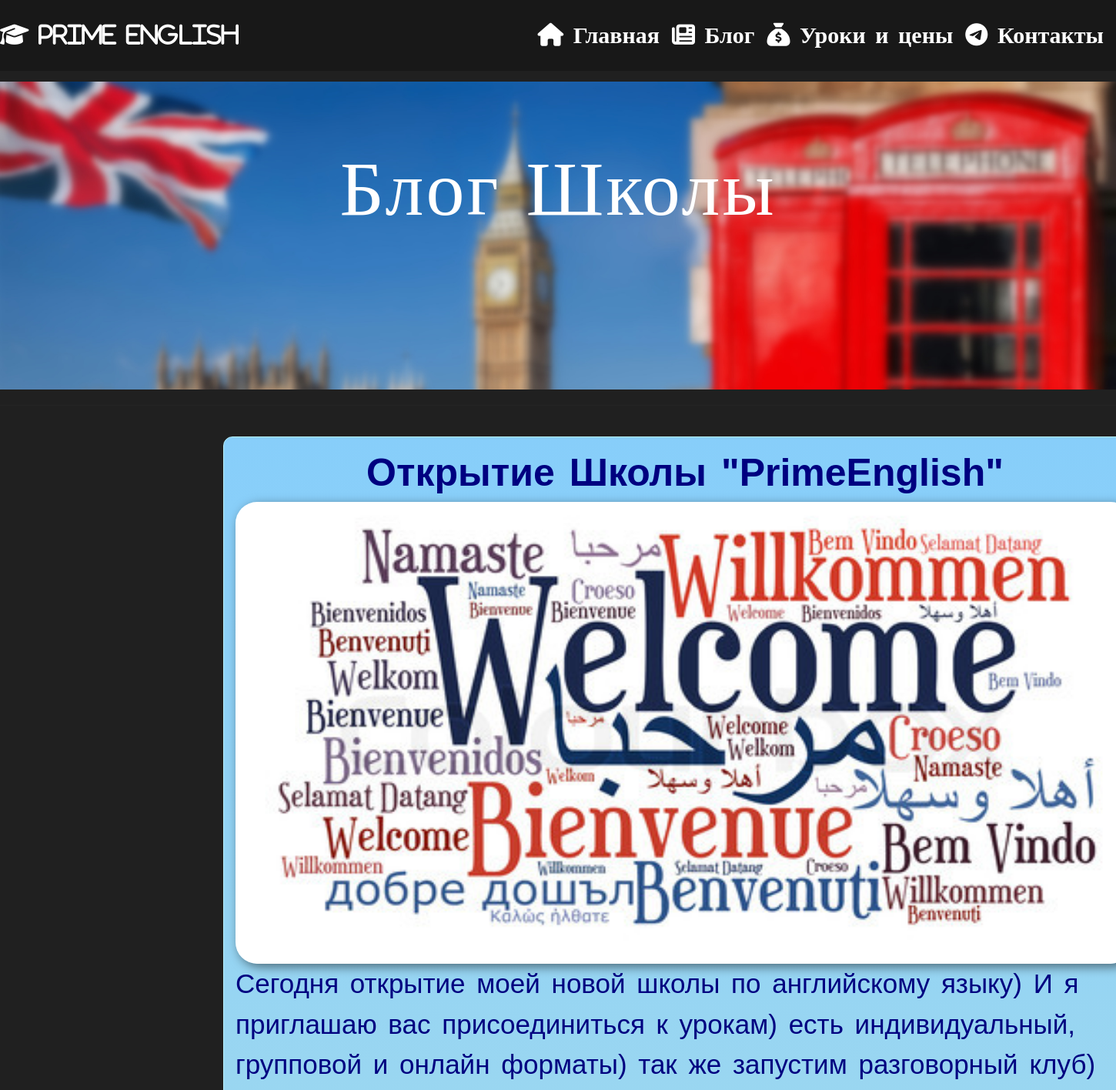
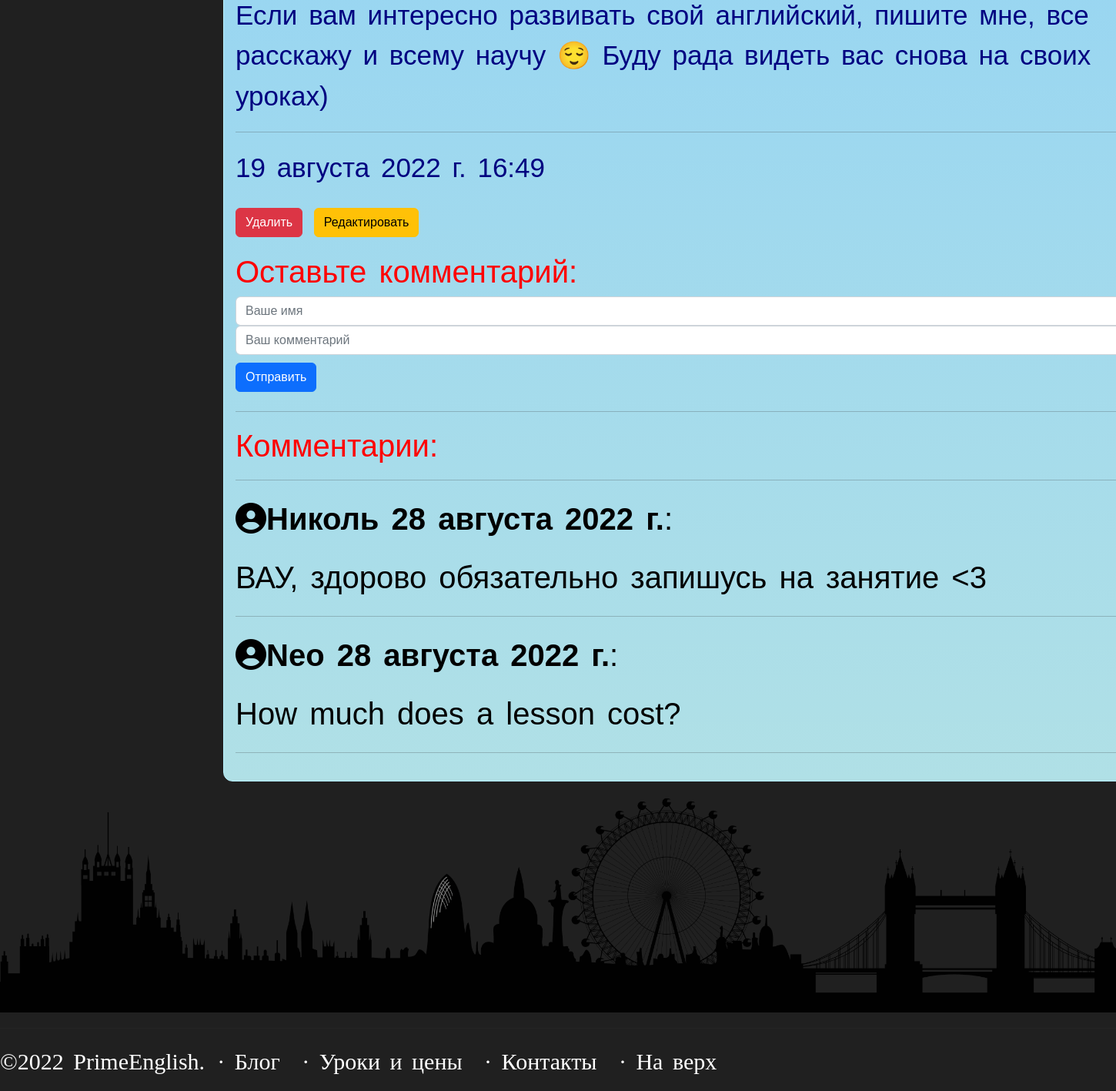
Page /News/2/ on the committed database (2 pictures, top to bottom).
### News/models.py (models this page shows, shortened)
class Articles(models.Model):
    title = models.CharField('Назавание', max_length=50)
    anons = models.CharField('Анонс', max_length=250)
    full_text = models.TextField('Текст',)
    date = models.DateTimeField('Дата публикации')
    image = models.FileField(upload_to='img/')

class Comment(models.Model):
    author = models.CharField(max_length=60)
    body = models.TextField()
    created_on = models.DateTimeField(auto_now_add=True)
    post = models.ForeignKey('Articles', on_delete=models.CASCADE)

### News/views.py (the view, shortened to what this page needs)
# urls.py: path("<int:pk>/", views.news_full, name='news_full'),
def news_full(request, pk):
    post = Articles.objects.get(pk=pk)
    form = CommentForm()
    comments = Comment.objects.filter(post=post)
    context = {
        "post": post,
        "comments":comments,
        "form":form
    }
    return render(request, "News_full.html", context)

### News/forms.py
class CommentForm(forms.Form):
    author = forms.CharField(
        max_length= 60,
        widget= forms.TextInput(attrs={
            'class': 'form-control',
            'placeholder': 'Ваше имя'
        })
    )
    body = forms.CharField(
        widget=forms.TextInput(attrs={
            'class': 'form-control',
            'placeholder': 'Ваш комментарий'
        })
    )

### PrimeEnglishMainApp/templates/News_full.html (shortened to what this page needs)
{% load static %}
<!DOCTYPE html>
<html lang="ru">
<head>
    <link rel = "stylesheet" href ="https://cdn.jsdelivr.net/npm/bootstrap@5.2.0/dist/css/bootstrap.min.css">
    <link rel="stylesheet" href="{% static 'css/main.css'%}" type="text/css">
</head>
<body>
    <div class="d-flex flex-column flex-md-row align-items-center pb-3 mb-4 ">
    <a class="me-3 py-2  text-decoration-none" href="{% url 'main'%}"><i class="fa-solid fa-graduation-cap"></i> <i class="fa-solid fa-p"></i><i class="fa-solid fa-r"></i><i class="fa-solid fa-i"></i><i class="fa-solid fa-m"></i><i class="fa-solid fa-e"></i> <i class="fa-solid fa-e"></i><i class="fa-solid fa-n"></i><i class="fa-solid fa-g"></i><i class="fa-solid fa-l"></i><i class="fa-solid fa-i"></i><i class="fa-solid fa-s"></i><i class="fa-solid fa-h"></i></a>
      <nav class="d-inline-flex mt-2 mt-md-0 ms-md-auto">
        <a class="me-3 py-2  text-decoration-none" href="{% url 'main'%}"><i class="fa-solid fa-house"></i> Главная</a>
        <a class="me-3 py-2  text-decoration-none" href="{% url 'news_home'%}"><i class="fa-solid fa-newspaper"></i> Блог</a>
        <a class="me-3 py-2  text-decoration-none" href="{% url 'lessons'%}"><i class="fa-solid fa-sack-dollar"></i> Уроки и цены</a>
        <a class="me-3 py-2  text-decoration-none" href="{% url 'contacts'%}"><i class="fa-brands fa-telegram"></i> Контакты</a>
      </nav>
    </div>
      <div id="headerwrap2">
    <div class="container">
      <div class="row centered">
        <div>
          <h1 class="hh1">Блог Школы</h1>
        </div>
      </div>
    </div>
  </div>
  <hr>
<div class ="alert alert-info">
    <h2 align="center" ><strong>{{ post.title }}</strong></h2>
    <img class="img1" src="{% static post.image %}" width="1165" height="600" align="left">
    <p>{{ post.full_text }}</p>
    <hr>
    <p>{{ post.date }}</p>
    <a href="{% url 'delete' post.id %}" class="btn btn-danger">Удалить</a>
    <a href="{% url 'update' post.id %}" class="btn btn-warning">Редактировать</a>
    <h3 class="news2">Оставьте комментарий:</h3>
    <form action="/News/{{ post.pk }}/" method="post">
        <div class="form-group">
            {{ form.author }}
        </div>
        <div class="form-group">
            {{ form.body }}
        </div>
        <button type="submit" class="btn btn-primary">Отправить</button>
    </form>
    <hr>
    <h3 class="news2">Комментарии:</h3>
    <hr>
    {% for comment in comments %}
    <p class="news3">
        <strong><i class="fa-solid fa-circle-user"></i>{{ comment.author }}  {{comment.created_on.date }}</strong>:
    </p>
    <p class="news4">{{ comment.body }}</p>
    <hr>
    {% endfor %}
</div>
<br><br><br><br>
<img class="img2" src="{% static 'img/London_fon_end.png' %}">
<hr>
<p><a class="me-3 py-2  text-decoration-none" href="{% url 'main'%}">©2022 PrimeEnglish.</a>· <a class="me-3 py-2  text-decoration-none" href="{% url 'news_home'%}">Блог</a> · <a class="me-3 py-2  text-decoration-none" href="{% url 'lessons'%}">Уроки и цены</a> · <a class="me-3 py-2  text-decoration-none" href="{% url 'contacts'%}">Контакты</a> · <a class="me-3 py-2  text-decoration-none" href="#">На верх</a></p>
</body>
</html>

### PrimeEnglishMainApp/static/css/main.css (style rules this page uses)
.d-flex { background: #181818; font-weight: 800; fonst-size: 14px; padding-top: 15px; padding-bottom: 15px; }
body { font-size: 30px; font-family:'Comic Sans', Times, serif; word-spacing: 5px; color: #fff; background: #202020; }
hr { height: 1px; color: white; margin: 20px 0; padding: 0; height: 0; border: none; border-top: 1px solid #333; }
.hh1 { color: white; }
.img1 { border-radius: 28px ; box-shadow: 4px 4px 14px rgba(0,0,0,0.5); }
a { color: white; }
.alert-info { background: linear-gradient(#87CEFA,#B0E0E6); color: #000080; float: left; clear: both; width: 1200px; margin: 20px 20%; text-align; left; font-family: sans-serif; border-radius: 12px; padding-left: 15px; padding-right: 15px; font-size: 35px; }
#headerwrap2 { background: url(../img/img1.jpg) no-repeat center top; margin-top: -10px; padding-top: 20px; text-align: center; background-attachment: relative; min-height: 400px; width: 100%; background-size: 100%; }
#headerwrap2 h1 { margin-top: 60px; color: #white ; font-size: 100px; font-weight: 300; letter-spacing: 3px; }
h1 { font-size: 50px; color: #FFDEAD; }
h2 { font-size: 50px; }
h3 { font-size: 120px; color: #FFDEAD; }
.img2 { width: 100%; }
.news2 { font-size: 40px; color: red ; }
.news3 { font-size: 40px; color: black ; }
.news4 { font-size: 40px; color: black ; }

### rows in the picture
Articles: title "Открытие Школы \"PrimeEnglish\"", image (picture), full_text "Сегодня открытие моей новой школы по английскому языку) И я приглашаю вас присоединиться к урокам) есть индивидуальный, групповой и онлайн форматы) так же запустим разговорный клуб) Если вам интересно развивать свой английский, пишите мне, все расскажу и всему научу 😌 Буду рада видеть вас снова на своих уроках)", date "19 августа 2022 г. 16:49"
Comment: author "Николь", created_on "28 августа 2022 г.", body "ВАУ, здорово обязательно запишусь на занятие <3"
Comment: author "Neo", created_on "28 августа 2022 г.", body "How much does a lesson cost?"
